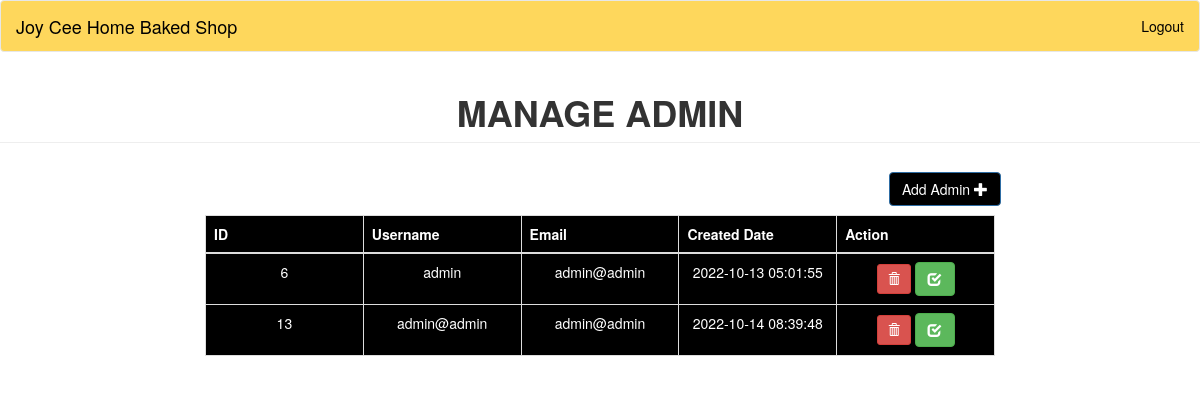
/admin/m-adm.php, run on the app's committed database.
### tables this page shows
CREATE TABLE `users` (
  `id` int(255) NOT NULL,
  `username` varchar(50) NOT NULL,
  `email` varchar(50) NOT NULL,
  `password` varchar(50) NOT NULL,
  `create_datetime` datetime NOT NULL DEFAULT current_timestamp(),
  `user` tinyint(4) NOT NULL,
  `contact_name` text NOT NULL,
  `contact_address` text NOT NULL,
  `contact_number` text NOT NULL
);

### admin/m-adm.php (the view, shortened to what this page needs)
<?php include_once("include/navbar.php")?>
<?php include_once("../db.php");
?>
	<h1 class="page-header text-center"><b>MANAGE ADMIN</b></h1>
	<div class="row">
		<div class="col-sm-8 col-sm-offset-2">
		<ul class="nav navbar-nav navbar-right">
	      	<li class="well-sm"><button class="btn btn-primary " data-toggle="modal" data-target="#flipFlop" style="color: white; background-color:black;">Add Admin
			<span class="glyphicon glyphicon-plus"></span>
		</button></li>
	      </ul>
			<table class="table table-bordered text-center tble" style="background-color:black;">
				<thead style="color:white;">
					<th class="name">ID</th>
					<th class="name">Username</th>
					<th class="desc">Email</th>
					<th class="desc">Created Date</th>
					<th style="width: 15%;">Action</th>
				</thead>
				<tbody>
				<?php
					$select="SELECT * FROM users where user ='1'";
					$result = $con->query($select);
					if ($result->num_rows > 0) {
					while($row = $result->fetch_assoc()) { ?>
				<tr style="color:white;">
					<td><?php echo $row["id"]; ?></td>
					<td><?php echo $row["username"]; ?></td>
					<td><?php echo $row["email"]; ?></td>
					<td><?php echo $row["create_datetime"]; ?></td>
					<td>
						<a href="d-adm.php?delete=<?php echo $row['id']?>" class="btn btn-danger btn-sm">
							<span class="glyphicon glyphicon-trash"></span>
						</a>
						<a href="u-adm.php?update=<?php echo $row['id']?>" class="btn btn-success" name="save">
							<span class="glyphicon glyphicon-check"></span>
						</a>
					</td>
				</tr>
				<?php
					}
					} else {
					echo "<tr><td colspan='7'>0 results</td></tr>";
					}
				?>
				</tbody>
			</table>
		</div>
	</div>
	</body>
</html>

### admin/include/navbar.php (style rules this page uses)
.tble .name, .tble .desc { width: 15%; }

### data on the page
users: id "6", username "admin", email "admin@admin", create_datetime "2022-10-13 05:01:55"
users: id "13", username "admin@admin", email "admin@admin", create_datetime "2022-10-14 08:39:48"
